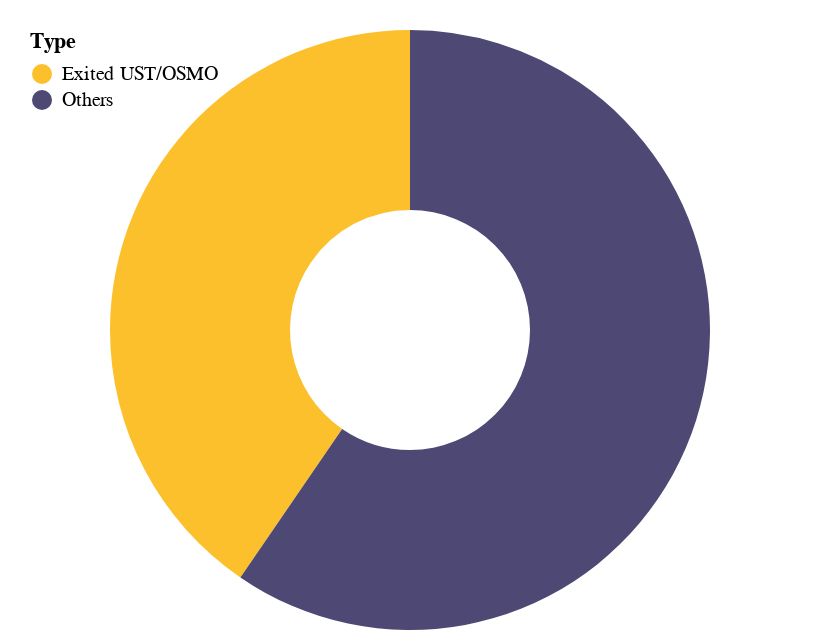

Notebook source saved alongside this figure:
### Code cell
ChartProvider().users_pie(df)

### Figure 1 — Vega-Lite specification as saved in the notebook (floating-point values rounded to 4 significant figures)
{"config": {"view": {"continuousWidth": 400, "continuousHeight": 300, "strokeOpacity": 0}}, "data": {"name": "data-324c0b6ce9824b933a2823d15d4bef0d"}, "mark": {"type": "arc", "innerRadius": 60}, "encoding": {"color": {"field": "Type", "legend": {"direction": "vertical", "legendY": -10, "orient": "none", "padding": 10}, "scale": {"domain": ["Exited UST/OSMO", "Others"], "range": ["#fbc02c", "#4e4875"]}, "type": "nominal"}, "theta": {"field": "Number of users", "type": "quantitative"}, "tooltip": [{"field": "Number of users", "type": "quantitative"}, {"field": "Type", "type": "nominal"}]}, "title": "", "$schema": "https://vega.github.io/schema/vega-lite/v4.17.0.json", "datasets": {"data-324c0b6ce9824b933a2823d15d4bef0d": [{"Number of users": 74, "Type": "Exited UST/OSMO"}, {"Number of users": 109, "Type": "Others"}]}}
